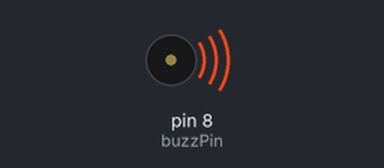
A sketch run on a simulated Arduino Uno, built with avr-gcc and run on an emulated ATmega328P. Shown: buzzer (waves = sounding).

Above: at 0.1 s.
Timing chart, 0 to 40.0 s (numbered marks = the images above):
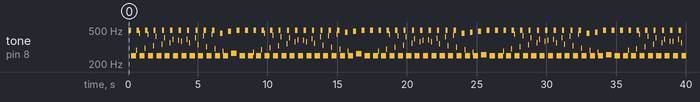

Measured:
- by itself, tone on pin 8 (buzzPin): plays 496 Hz for 0.20 s, 249 Hz for 0.36 s, 288 Hz for 0.04 s, 496 Hz for 0.16 s, 457 Hz for 0.04 s, 249 Hz for 0.36 s … (232 notes in this stretch)

The sketch:

Lesson23_oct27b.ino
```cpp
int buzzPin = 8;
int dt1 = 1;
int dt2 = 2;

void setup() {
  // put your setup code here, to run once:
  pinMode(buzzPin, OUTPUT);
}

void loop() {
  // put your main code here, to run repeatedly:
  for(int j = 1; j < 100; j++) {
    digitalWrite(buzzPin, HIGH);
    delay(dt1);
    digitalWrite(buzzPin, LOW);
    delay(dt1);
  }

  for(int j = 1; j < 100; j++) {
    digitalWrite(buzzPin, HIGH);
    delay(dt2);
    digitalWrite(buzzPin, LOW);
    delay(dt2);
  }
}
```
